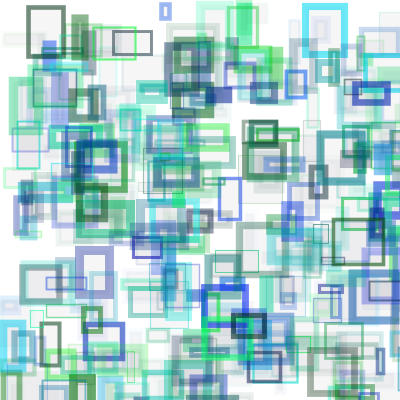
Frame 1 (no input)
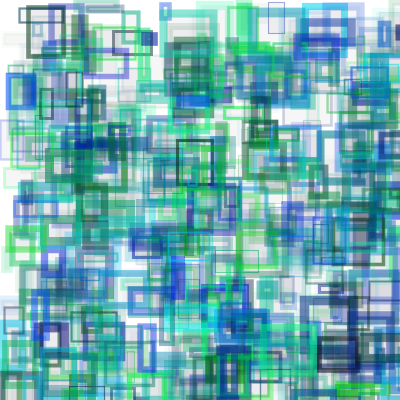
Frame 2 (the mouse pressed at the canvas centre, redrawn once)

The Processing sketch that drew these frames (run headless with seeded random() and noise(); the mouse was pressed at the canvas centre and the sketch redrawn once):

// Processing sketch: processing_39194
// ── processing_39194.pde

void setup() {
  size(400, 400);
  background(255);
}
 
void draw() { 
  for (int x = 25; x <= width; x +=20) {
    for (int y = 25; y <= height; y +=20) {
      shapes (x, y);
    }
  }
  noLoop();
}
 
 
void shapes (float x, float y) {
  pushMatrix();
  stroke(0, random(255), random(255), random(150)); 
  strokeWeight(random(1,10));
  fill(20, 20, 40, 10);
  rect(random(width),random(height),random(5,50),random(5,50));
  noFill();
  popMatrix();
}
